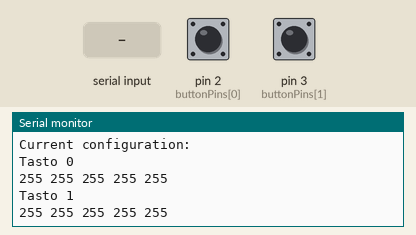
A sketch run on a simulated Arduino Leonardo, built with avr-gcc and run on an emulated ATmega32U4. On the bench: the last lines printed to the serial monitor. The inputs (shaded band) are chosen by the test bench; at power-on: pin 2 (buttonPins[0]) HIGH, pin 3 (buttonPins[1]) HIGH. MIDI output is not drawn; USB keyboard and mouse output is not drawn.

Above: at 1.2 s.
1.3 s: pin 2 (buttonPins[0]) pulled LOW for 0.15 s
At 2.5 s:
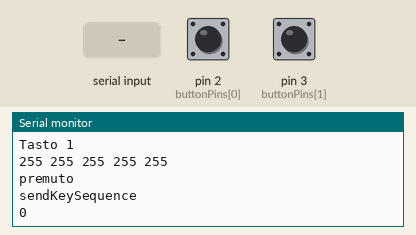
2.9 s: "1" received over Serial
At 4.7 s:
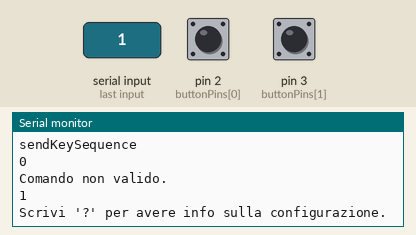
5.3 s: "2" received over Serial
At 7.8 s:
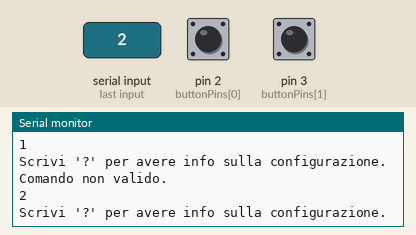

The sketch:

push-push.ino
```cpp
#include <USB-MIDI.h>
#include <Keyboard.h>
#include <EEPROM.h>

// This Arduino script allows you to send keystrokes to a computer by emulating a USB keyboard.
// Up to 20 buttons can be used connected to digital pins 2, 3, 4 and 5...
// Each button can send a configurable keystroke, including non-printable controls
// The configuration of the keys to be sent is saved in the eprom and can be modified via System Exclusive via MIDI USB

// Author: Stefano Garuti
// Author url: https://github.com/garubi
// Author email: sgaruti@gmail.com

// *************** START EDITING HERE *********************** //
// Depending on the number of buttons you'll use
// edit the following defines

  // Write the number of buttons used (For Arduino Leonardo I recommend no more than 20)
  #define NUM_BUTTONS 2

  // Write the Digital Pins where the buttons are connected
  const int buttonPins[NUM_BUTTONS] = {2, 3};

  // Debounce time in milliseconds to avoid accidental repeats
  #define DEBOUNCE_TIME_MS 150

// *************** STOP EDITING HERE  ********************** //

// Define the maximum size of the keystroke to send for each button (in bytes)
#define KEYS_SEQUENCE_SIZE 5

// firmware version
const byte VERSION_MAJOR = 1;
const byte VERSION_MINOR = 0;
const byte VERSION_PATCH = 3;

// ********************************************************* //
// SysEx implementation for remote configuration             //

const uint8_t X_MANID1 = 0x37; // Manufacturer ID 1 (UBIStage)
const uint8_t X_MANID2 = 0x72; // Manufacturer ID 2 (UBIStage)
const uint8_t X_PRODID = 0x10; // Product ID (Push Push)

const uint8_t X_MODELID = 0x10; // Model ID (Specific Push Push implementations: num of buttons etc)

const byte X_REQ = 0x00; // Request
const byte X_REP = 0x01; // Replay

const byte X_GET = 0x00;
const byte X_SET = 0x01;
const byte X_ERROR = 0x7F;

const byte X_FAILED = 0x7F;
const byte X_OK = 0x01;
// ********************************************************* //

// Define the initial address of the EPROM where to save the key configuration
#define EEPROM_START_ADDRESS 0

// Create an array to store the state of the buttons
int buttonState[NUM_BUTTONS];

// Create an array to store the previous state of the buttons (for detecting transitions)
int lastButtonState[NUM_BUTTONS];

// Create an array to store the keystroke to send for each button
byte keySequence[NUM_BUTTONS][KEYS_SEQUENCE_SIZE];

// Create an array to store the last trigger time for debouncing
unsigned long lastTriggerTime[NUM_BUTTONS];


// MIDI initialization: we use MIDI only to send e receive the configuration from the editor via SysEx
USBMIDI_CREATE_DEFAULT_INSTANCE();

void setup() {
  // pinMode(LED_BUILTIN, OUTPUT);

  // Initialize the serial communication at 9600 baud
  Serial.begin(115200);
  // while(!Serial); // commenting out becouse it blocks the MIDI over USB communication (Why???????)

  // Initialize USB keyboard
  Keyboard.begin();

  // Initialize MIDI to communicate with the editor via SysEx
  MIDI.begin(1);
  MIDI.setHandleSystemExclusive(receiveSysExConfig);

  // Set the button pins as inputs with internal pull-up resistor
  for (int i = 0; i < NUM_BUTTONS; i++) {
    pinMode(buttonPins[i], INPUT_PULLUP);
    lastButtonState[i] = HIGH; // Initialize to unpressed state
    lastTriggerTime[i] = 0; // Initialize debounce timer
  }


  // Read the key configuration from the eprom and put it in the keySequence array
  for (int i = 0; i < NUM_BUTTONS*KEYS_SEQUENCE_SIZE; i++) {
     keySequence[i / KEYS_SEQUENCE_SIZE][i % KEYS_SEQUENCE_SIZE] = EEPROM.read(EEPROM_START_ADDRESS + i); // I byte successivi contengono le sequenze di tasti
  }

  printInfo();
}

void loop() {
   MIDI.read();

// **************** SEND KEYSTROKE WHEN BUTTON PRESSED ************************ //

  // Read the state of the buttons and send the corresponding keystroke if pressed
  for (int i = 0; i < NUM_BUTTONS; i++) {
    buttonState[i] = digitalRead(buttonPins[i]);

    // Detect button press transition (HIGH to LOW)
    if (buttonState[i] == LOW && lastButtonState[i] == HIGH) {
      unsigned long currentTime = millis();

      // Check if enough time has passed since the last trigger (debounce)
      if (currentTime - lastTriggerTime[i] >= DEBOUNCE_TIME_MS) {
        Serial.println(F("premuto"));
        sendKeySequence(i); // Sends the keystroke associated with the button
        lastTriggerTime[i] = currentTime; // Update the last trigger time
      }
    }

    // Update previous state
    lastButtonState[i] = buttonState[i];
  }

// **************** PRINT DEVICE'S INFO ON SERIAL MONITOR ************************ //
// ****************** WHEN YOU TYPE ? + ENTER ON CONSOLE  ************************ //

  // Check if a command has arrived from the serial monitor
  if (Serial.available() > 0) {
    String command = Serial.readString(); // Leggere il comando come una stringa
    command.trim(); // Rimuovere eventuali spazi o caratteri di fine linea
    if(command == "?"){
        printInfo();
    }
    else { // Se il comando non è riconosciuto
      Serial.println("Comando non valido. ");
      Serial.println(command);
      Serial.println("Scrivi '?' per avere info sulla configurazione.");
    }
  }
}


// Callback to manage the receipt of SysEx messages for configuration

void receiveSysExConfig( byte* sysex_message, unsigned sysExSize ) {

  if ( sysex_message[1] == X_MANID1 && sysex_message[2] == X_MANID2 && sysex_message[3] == X_PRODID && sysex_message[4] == X_REQ){
      // The SysEx is for internal use of Push Push
      Serial.println(F("SYSEX for us ;-) "));

        switch( sysex_message[5]){
          case X_GET: // reply sending the configuration to the editor
          {
            Serial.println(F("GET"));
            uint8_t rp[11+NUM_BUTTONS*KEYS_SEQUENCE_SIZE*2] = { X_MANID1, X_MANID2, X_PRODID, X_REP, X_GET, VERSION_MAJOR, VERSION_MINOR, VERSION_PATCH, X_MODELID, NUM_BUTTONS, KEYS_SEQUENCE_SIZE };

            byte count = 0;
            for (int btn = 0; btn < NUM_BUTTONS; btn++) {
                for (int i = 0; i < KEYS_SEQUENCE_SIZE; i++) {

                  // Sysex has only 7 bit so for each byte representing a keystroke we have to split it in two
                  // see: https://forum.arduino.cc/t/midi-sysex-sending-2-bytes-from-signed-int/930637
                  byte nyb1 = ( keySequence[btn][i] >>7 ) & 0x7F ;
                  byte nyb2 = keySequence[btn][i]  & 0x7F;

                  rp[11+count] = nyb1;
                  rp[11+count+1] = nyb2;

                  count = count +2;
                }
            }

             MIDI.sendSysEx(sizeof(rp), rp, false);
          }
          break;
          case X_SET: // receive the configuration, stores it, and replay to the editor
          {
            Serial.println(F("SET"));
            if (  sysex_message[6] == VERSION_MAJOR &&
                  sysex_message[7] == VERSION_MINOR &&
                  sysex_message[8] == VERSION_PATCH &&
                  sysex_message[9] == X_MODELID &&
                  sysex_message[10] == NUM_BUTTONS &&
                  sysex_message[11] == KEYS_SEQUENCE_SIZE &&
                  sysExSize == 1 + 11 + NUM_BUTTONS*KEYS_SEQUENCE_SIZE*2 + 1 )
            {
              byte index = 1;
              byte eepr_index = 0;
              for( byte btn = 0; btn < NUM_BUTTONS; btn++){
                for(byte key = 0; key < KEYS_SEQUENCE_SIZE; key++ ){

                  // Sysex has only 7 bit so we need to combine the 7 bit chunks for represent a keystroke
                  // see: https://forum.arduino.cc/t/midi-sysex-sending-2-bytes-from-signed-int/930637
                  byte res = (sysex_message[11 + index] << 7) | sysex_message[11 + index+1];  // combine the 7 bit chunks to 14 bits in the int
                  res = res << 2 >> 2 ;  // sign-extend as 16 bit
                  keySequence[btn][key] = res ;

                  EEPROM.write(EEPROM_START_ADDRESS + eepr_index, res); // Save the byte in eprom
                  index = index + 2;
                  eepr_index ++;
                }
              }

              Serial.println(F("Stored"));
              uint8_t rp[6] = { X_MANID1, X_MANID2, X_PRODID, X_REP, X_SET, X_OK };
              MIDI.sendSysEx(sizeof(rp), rp, false);
            }
            else{
              Serial.println(F("Error"));
                uint8_t rp[6] = { X_MANID1, X_MANID2, X_PRODID, X_REP, X_SET, X_FAILED };
                MIDI.sendSysEx(sizeof(rp), rp, false);
            }
          }
          break;
          default:
            Serial.print(F("SysEx Action value not allowed. Received: "));
            Serial.println( sysex_message[5] );
            uint8_t rp[6] = { X_MANID1, X_MANID2, X_PRODID, X_REP, X_ERROR, X_FAILED };
            MIDI.sendSysEx(sizeof(rp), rp, false);
          break;
        }
      }
      else{
          Serial.println(F("This SysEx message is not for us"));
        }
}

// Function that sends the keystroke associated with a button
void sendKeySequence(int buttonIndex) {
    Serial.println(F("sendKeySequence"));
    Serial.println(buttonIndex);
  for (int i = 0; i < KEYS_SEQUENCE_SIZE; i++) {
    byte key = keySequence[buttonIndex][i]; // Read the byte corresponding to the key to send
    Keyboard.press(key); // Press the button
    delay(100); // Add a delay to ensure correct transmission
  }
  Keyboard.releaseAll(); // Release all pressed keys
}

// When you type ? and press ENTER on the serial monitor, we display some info:
void printInfo() {
    // Print a welcome message on the serial monitor
  Serial.println(F(" .----------------.  .----------------.  .----------------.  .----------------. "));
  Serial.println(F("| .--------------. || .--------------. || .--------------. || .--------------. |"));
  Serial.println(F("| |   ______     | || | _____  _____ | || |    _______   | || |  ____  ____  | |"));
  Serial.println(F("| |  |_   __ \\   | || ||_   _||_   _|| || |   /  ___  |  | || | |_   ||   _| | |"));
  Serial.println(F("| |    | |__) |  | || |  | |    | |  | || |  |  (__ \\_|  | || |   | |__| |   | |"));
  Serial.println(F("| |    |  ___/   | || |  | '    ' |  | || |   '.___`-.   | || |   |  __  |   | |"));
  Serial.println(F("| |   _| |_      | || |   \\ `--' /   | || |  |`\\____) |  | || |  _| |  | |_  | |"));
  Serial.println(F("| |  |_____|     | || |    `.__.'    | || |  |_______.'  | || | |____||____| | |"));
  Serial.println(F("| |              | || |              | || |              | || |              | |"));
  Serial.println(F("| '--------------' || '--------------' || '--------------' || '--------------' |"));
  Serial.println(F(" '----------------'  '----------------'  '----------------'  '----------------' "));
  Serial.println(F(" .----------------.  .----------------.  .----------------.  .----------------. "));
  Serial.println(F("| .--------------. || .--------------. || .--------------. || .--------------. |"));
  Serial.println(F("| |   ______     | || | _____  _____ | || |    _______   | || |  ____  ____  | |"));
  Serial.println(F("| |  |_   __ \\   | || ||_   _||_   _|| || |   /  ___  |  | || | |_   ||   _| | |"));
  Serial.println(F("| |    | |__) |  | || |  | |    | |  | || |  |  (__ \\_|  | || |   | |__| |   | |"));
  Serial.println(F("| |    |  ___/   | || |  | '    ' |  | || |   '.___`-.   | || |   |  __  |   | |"));
  Serial.println(F("| |   _| |_      | || |   \\ `--' /   | || |  |`\\____) |  | || |  _| |  | |_  | |"));
  Serial.println(F("| |  |_____|     | || |    `.__.'    | || |  |_______.'  | || | |____||____| | |"));
  Serial.println(F("| |              | || |              | || |              | || |              | |"));
  Serial.println(F("| '--------------' || '--------------' || '--------------' || '--------------' |"));
  Serial.println(F(" '----------------'  '----------------'  '----------------'  '----------------' "));
  Serial.print( F("Version: "));
  Serial.print(VERSION_MAJOR);
  Serial.print(F("."));
  Serial.print(VERSION_MINOR);
  Serial.print(F("."));
  Serial.print(VERSION_PATCH);
  Serial.print(F(" Model: "));
  Serial.print(X_MODELID);

  Serial.println();

  Serial.println(F("Welcome to Push Push, an Arduino script for sending keystrokes."));
  Serial.println();
  Serial.println(F("Go to https://garubi.github.io/push-push-editor/ to configure"));

    Serial.println(F("Push Push connected"));
    Serial.println(F("Current configuration:"));
    for (int btn = 0; btn < NUM_BUTTONS; btn++) {
        Serial.print(F("Tasto "));
        Serial.println(btn);
        for (int i = 0; i < KEYS_SEQUENCE_SIZE; i++) {
        byte key = keySequence[btn][i];
        Serial.print(key);
        Serial.print(F(" "));
        }
        Serial.println();
    }
}
```

Measured:
- after the input at 1.3 s, the serial monitor: prints a new line at once (image 1)
- after the input at 2.9 s, the serial monitor: prints a new line after 1.0 s (image 2)
- after the input at 5.3 s, the serial monitor: prints a new line after 1.0 s (image 3)
